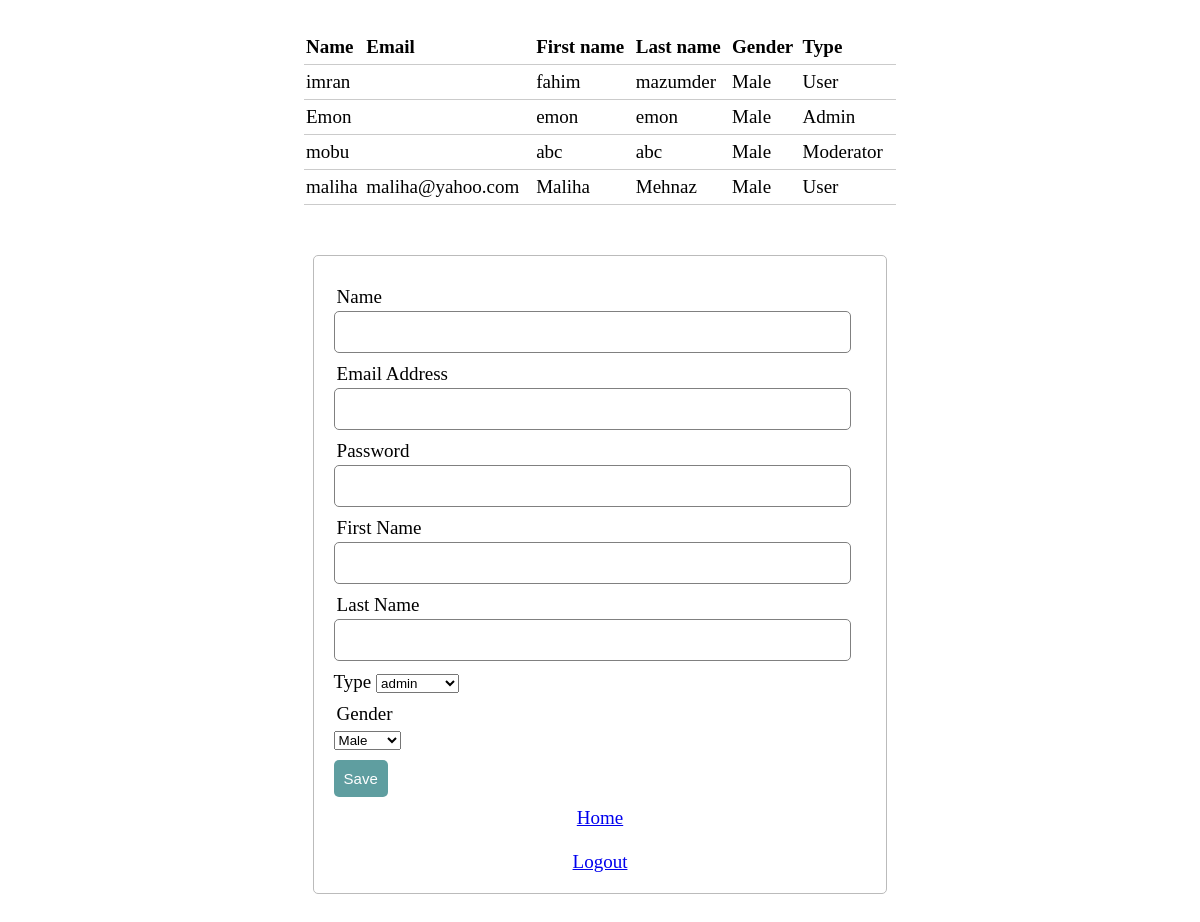
/addadmin.php (signed in), run on the app's committed database.
### tables this page shows
CREATE TABLE `signup` (
  `uid` int(11) NOT NULL,
  `username` varchar(255) NOT NULL,
  `email` varchar(255) NOT NULL,
  `password` varchar(255) NOT NULL,
  `fname` varchar(30) NOT NULL,
  `lname` varchar(30) NOT NULL,
  `joining_date` timestamp NOT NULL DEFAULT CURRENT_TIMESTAMP,
  `gender` varchar(100) NOT NULL,
  `Type` varchar(30) NOT NULL
);

### adminserver.php (called while the page is built, shortened)
<?php
	$username = "";
	$email = "";
	$update = false;
?>

### addadmin.php (the view, shortened to what this page needs)
<?php
include 'adminserver.php';
?>
<!DOCTYPE html>
<html>
<head>
	<link rel="stylesheet" type="text/css" href="style.css">
</head>
<body>
<?php $results = mysqli_query($db, "SELECT * FROM signup"); ?>
<table>
	<thead>
		<tr>
			<th>Name</th>
			<th>Email</th>
			<th>First name</th>
			<th>Last name</th>
			<th>Gender</th>
			<th>Type</th>
		</tr>
	</thead>
	<?php while ($row = mysqli_fetch_array($results)) { ?>
		<tr>
			<td><?php echo $row['username']; ?></td>
			<td><?php echo $row['email']; ?></td>
			<td><?php echo $row['fname']; ?></td>
			<td><?php echo $row['lname']; ?></td>
			<td><?php echo $row['gender']; ?></td>
			<td><?php echo $row['Type']; ?></td>
      <td>
		</tr>
	<?php } ?>
</table>
<form method="post" action="adminserver.php" >
	<div class="input-group">
    <label>Name</label>
    <input type="text" name="username" value="<?php echo $username; ?>">
  </div>
  <div class="input-group">
    <label>Email Address</label>
    <input type="text" name="email" value="<?php echo $email; ?>">
  </div>
  <div class="input-group">
    <label>Password</label>
    <input type="Password" name="pass" value="">
  </div>
  <div class="input-group">
    <label>First Name</label>
    <input type="text" name="fname" value="">
  </div>
  <div class="input-group">
    <label>Last Name</label>
    <input type="text" name="lname" value="">
  </div>
<label>Type</label>
   <select name="type">
   	<option value="1">admin</option>
   </select>
  <div class="input-group">
   <label>Gender</label>
   <select name="gender">
   	<option>Male</option>
   </select>
  </div>
  <div class="input-group">
    <?php if ($update == true): ?>
      <button class="btn" type="submit" name="update" style="background: #556B2F;" >update</button>
    <?php else: ?>
     <button class="btn" type="submit" name="save" >Save</button>
    <?php endif ?>
  </div>
	<center>
		<a href="admin.php">Home</a><br><br>
		<a href="logout.php">Logout</a>
	</center>
</form>
</body>
</html>

### style.css (style rules this page uses)
body { font-size: 19px; }
table { width: 50%; margin: 30px auto; border-collapse: collapse; text-align: left; }
tr { border-bottom: 1px solid #cbcbcb; }
th, td { border: none; height: 30px; padding: 2px; }
form { width: 45%; margin: 50px auto; text-align: left; padding: 20px; border: 1px solid #bbbbbb; border-radius: 5px; }
.input-group { margin: 10px 0px 10px 0px; }
.input-group label { display: block; text-align: left; margin: 3px; }
.input-group input { height: 30px; width: 93%; padding: 5px 10px; font-size: 16px; border-radius: 5px; border: 1px solid gray; }
.btn { padding: 10px; font-size: 15px; color: white; background: #5F9EA0; border: none; border-radius: 5px; }

### data on the page
signup: username "imran", fname "fahim", lname "mazumder", gender "Male", Type "User"
signup: username "Emon", fname "emon", lname "emon", gender "Male", Type "Admin"
signup: username "mobu", fname "abc", lname "abc", gender "Male", Type "Moderator"
signup: username "maliha", email "maliha@yahoo.com", fname "Maliha", lname "Mehnaz", gender "Male", Type "User"
